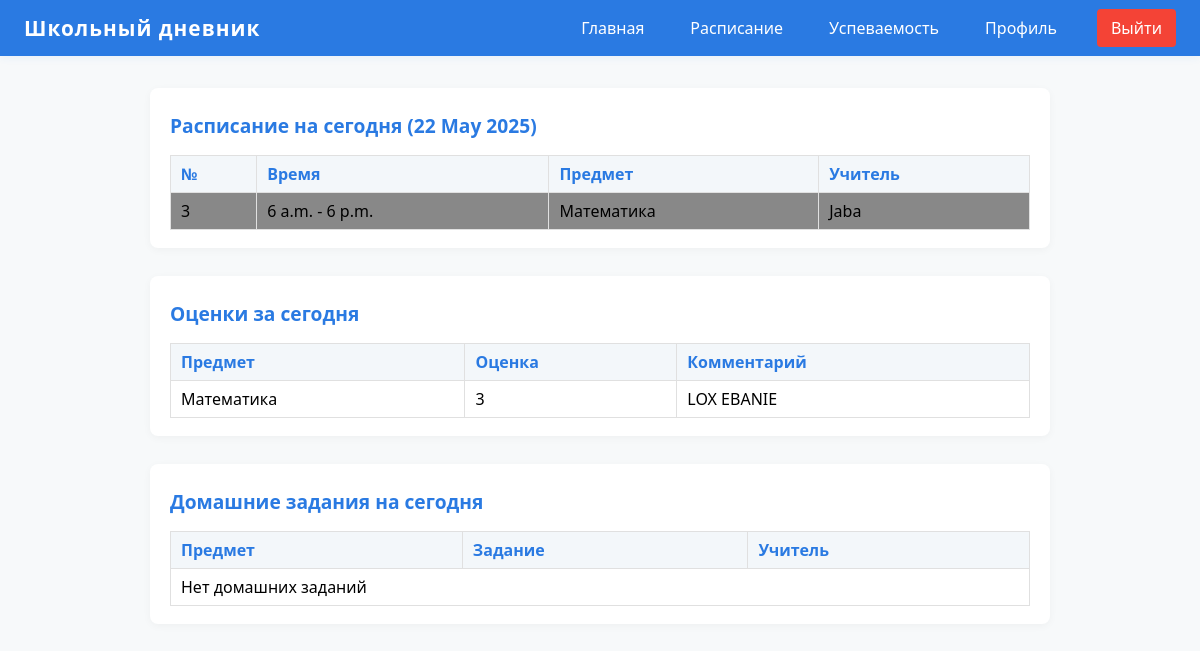
/ (signed in), run on the app's committed database.
### core/models.py (models this page shows, shortened)
class ScheduleEntry(models.Model):
    classroom = models.ForeignKey(Classroom, on_delete=models.CASCADE, verbose_name='Класс')
    subject = models.ForeignKey(Subject, on_delete=models.CASCADE, verbose_name='Предмет')
    teacher = models.ForeignKey(Teacher, on_delete=models.CASCADE, verbose_name='Учитель')
    weekday = models.IntegerField(choices=[(i, d) for i, d in enumerate(['Пн','Вт','Ср','Чт','Пт','Сб'])], verbose_name='День недели')
    lesson_number = models.PositiveIntegerField(verbose_name='Номер урока')  # 1, 2, 3...
    start_time = models.TimeField(verbose_name='Начало')
    end_time = models.TimeField(verbose_name='Конец')
    class Meta:
        verbose_name = 'Расписание'
        verbose_name_plural = 'Расписание'
        unique_together = ("classroom", "weekday", "lesson_number")
        ordering = ["weekday", "lesson_number"]

class Subject(models.Model):
    name = models.CharField(max_length=50)
    color = models.CharField(max_length=7, default="#888888")  # For frontend color coding

class Teacher(models.Model):
    user = models.OneToOneField(User, on_delete=models.CASCADE, limit_choices_to={'role': 'teacher'})
    subjects = models.ManyToManyField(Subject)
    classrooms = models.ManyToManyField(Classroom, blank=True)  # Which classes the teacher teaches
    def __str__(self):
        return self.user.get_full_name() or self.user.username

class User(AbstractUser):
    ROLE_CHOICES = [
        ('admin', 'Админ'),
        ('teacher', 'Учитель'),
        ('student', 'Ученик'),
    ]
    role = models.CharField(max_length=10, choices=ROLE_CHOICES, default='student')
    classroom = models.ForeignKey('Classroom', on_delete=models.SET_NULL, null=True, blank=True)

class Grade(models.Model):
    student = models.ForeignKey(User, on_delete=models.CASCADE, limit_choices_to={'role': 'student'}, verbose_name='Ученик')
    subject = models.ForeignKey(Subject, on_delete=models.CASCADE, verbose_name='Предмет')
    date = models.DateField(verbose_name='Дата')
    grade = models.CharField(max_length=5, verbose_name='Оценка')  # e.g. "5", "4+", "н"
    comment = models.CharField(max_length=100, blank=True, verbose_name='Комментарий')
    teacher = models.ForeignKey(Teacher, on_delete=models.CASCADE, verbose_name='Учитель')
    class Meta:
        verbose_name = 'Оценка'
        verbose_name_plural = 'Оценки'

### core/views.py (the view)
# urls.py: path('', views.dashboard, name='dashboard'),
@login_required
def dashboard(request):
    role = get_user_role(request.user)
    today = timezone.localdate()
    weekdays = [
        (0, 'Понедельник'),
        (1, 'Вторник'),
        (2, 'Среда'),
        (3, 'Четверг'),
        (4, 'Пятница'),
        (5, 'Суббота'),
    ]
    context = {'role': role, 'today': today, 'weekdays': weekdays}
    if role == 'student':
        classroom = getattr(request.user, 'classroom', None)
        schedule_today = ScheduleEntry.objects.filter(classroom=classroom, weekday=today.weekday())
        grades_today = Grade.objects.filter(student=request.user, date=today)
        homeworks_today = Homework.objects.filter(classroom=classroom, date=today)
        context.update({
            'schedule_today': schedule_today,
            'grades_today': grades_today,
            'homeworks_today': homeworks_today,
        })
    elif role == 'teacher':
        teacher = Teacher.objects.filter(user=request.user).first()
        schedule_today = ScheduleEntry.objects.filter(teacher=teacher, weekday=today.weekday())
        context.update({'schedule_today': schedule_today})
    elif role == 'admin':
        pass
    return render(request, 'core/dashboard.html', context)

### core/views.py (called while the page is built)
def get_user_role(user):
    if user.is_superuser or user.role == 'admin':
        return 'admin'
    return user.role

### core/templates/core/dashboard.html (shortened to what this page needs)
{% load static %}
<!DOCTYPE html>
<html lang="ru">
<head>
    <link rel="stylesheet" href="{% static 'core/style.css' %}">
</head>
<body>
    {% include 'core/navbar.html' %}
    <div class="dashboard-content">
        {% if role == 'student' %}
        <div class="diary-block">
            <h2>Расписание на сегодня ({{ today|date:'d E Y' }})</h2>
            <table class="schedule-table">
                <tr><th>№</th><th>Время</th><th>Предмет</th><th>Учитель</th></tr>
                {% for entry in schedule_today %}
                <tr style="background: {{ entry.subject.color }};">
                    <td>{{ entry.lesson_number }}</td>
                    <td>{{ entry.start_time }} - {{ entry.end_time }}</td>
                    <td>{{ entry.subject.name }}</td>
                    <td>{{ entry.teacher }}</td>
                </tr>
                {% empty %}
                <tr><td colspan="4">Нет уроков</td></tr>
                {% endfor %}
            </table>
        </div>
        <div class="diary-block">
            <h2>Оценки за сегодня</h2>
            <table class="grades-table">
                <tr><th>Предмет</th><th>Оценка</th><th>Комментарий</th></tr>
                {% for grade in grades_today %}
                <tr>
                    <td>{{ grade.subject.name }}</td>
                    <td>{{ grade.grade }}</td>
                    <td>{{ grade.comment }}</td>
                </tr>
                {% empty %}
                <tr><td colspan="3">Нет оценок</td></tr>
                {% endfor %}
            </table>
        </div>
        <div class="diary-block">
            <h2>Домашние задания на сегодня</h2>
            <table class="grades-table">
                <tr><th>Предмет</th><th>Задание</th><th>Учитель</th></tr>
                {% for hw in homeworks_today %}
                <tr>
                    <td>{{ hw.subject.name }}</td>
                    <td>{{ hw.text }}</td>
                    <td>{{ hw.teacher }}</td>
                </tr>
                {% empty %}
                <tr><td colspan="3">Нет домашних заданий</td></tr>
                {% endfor %}
            </table>
        </div>
        {% elif role == 'admin' %}
        <div class="diary-block">
            <h2>Добро пожаловать, администратор!</h2>
            <p>Используйте <a href="/admin/">админ-панель</a> для управления школой.</p>
        </div>
        {% endif %}
    </div>
</body>
</html>

### core/static/core/style.css (style rules this page uses)
body { font-family: 'Segoe UI', Arial, sans-serif; margin: 0; background: #f7f9fa; }
.dashboard-content { max-width: 900px; margin: 32px auto 0 auto; padding: 0 16px; }
.diary-block { background: #fff; border-radius: 8px; box-shadow: 0 2px 8px rgba(0,0,0,0.04); margin-bottom: 28px; padding: 24px 20px 18px 20px; }
.diary-block h2 { margin-top: 0; color: #2a7ae2; font-size: 1.2em; }
.schedule-table, .grades-table { width: 100%; border-collapse: collapse; margin-top: 10px; }
.schedule-table th, .schedule-table td, .grades-table th, .grades-table td { border: 1px solid #e0e0e0; padding: 7px 10px; text-align: left; }
.schedule-table th, .grades-table th { background: #f3f7fa; color: #2a7ae2; }

### data on the page
ScheduleEntry: lesson_number "3", start_time "6 a.m.", end_time "6 p.m.", subject.name "Математика", teacher "Jaba"
Grade: subject.name "Математика", grade "3", comment "LOX EBANIE"

### other printed values
{{ today|date:'d E Y' }} "22 May 2025"
